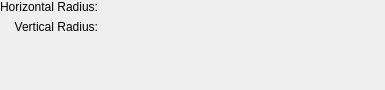
<?xml version="1.0" encoding="UTF-8"?>
<ui version="4.0">
 <class>WdgGaussianBlur</class>
 <widget class="QWidget" name="WdgGaussianBlur">
  <property name="geometry">
   <rect>
    <x>0</x>
    <y>0</y>
    <width>385</width>
    <height>90</height>
   </rect>
  </property>
  <layout class="QVBoxLayout" name="verticalLayout_3">
   <property name="margin">
    <number>0</number>
   </property>
   <item>
    <layout class="QGridLayout" name="gridLayout">
     <item row="0" column="1">
      <widget class="KisDoubleSliderSpinBox" name="horizontalRadius"/>
     </item>
     <item row="0" column="2" rowspan="2">
      <layout class="QVBoxLayout" name="verticalLayout_2" stretch="1,0,1">
       <property name="spacing">
        <number>0</number>
       </property>
       <item>
        <spacer name="verticalSpacer">
         <property name="orientation">
          <enum>Qt::Vertical</enum>
         </property>
         <property name="sizeHint" stdset="0">
          <size>
           <width>1</width>
           <height>1</height>
          </size>
         </property>
        </spacer>
       </item>
       <item>
        <widget class="KoAspectButton" name="aspectButton">
         <property name="minimumSize">
          <size>
           <width>2</width>
           <height>10</height>
          </size>
         </property>
        </widget>
       </item>
       <item>
        <spacer name="verticalSpacer_2">
         <property name="orientation">
          <enum>Qt::Vertical</enum>
         </property>
         <property name="sizeHint" stdset="0">
          <size>
           <width>1</width>
           <height>1</height>
          </size>
         </property>
        </spacer>
       </item>
      </layout>
     </item>
     <item row="1" column="0">
      <widget class="QLabel" name="label_2">
       <property name="text">
        <string>Vertical Radius:</string>
       </property>
       <property name="alignment">
        <set>Qt::AlignRight|Qt::AlignTrailing|Qt::AlignVCenter</set>
       </property>
      </widget>
     </item>
     <item row="0" column="0">
      <widget class="QLabel" name="label">
       <property name="text">
        <string>Horizontal Radius:</string>
       </property>
       <property name="alignment">
        <set>Qt::AlignRight|Qt::AlignTrailing|Qt::AlignVCenter</set>
       </property>
      </widget>
     </item>
     <item row="2" column="1">
      <spacer name="horizontalSpacer">
       <property name="orientation">
        <enum>Qt::Horizontal</enum>
       </property>
       <property name="sizeHint" stdset="0">
        <size>
         <width>40</width>
         <height>20</height>
        </size>
       </property>
      </spacer>
     </item>
     <item row="1" column="1">
      <widget class="KisDoubleSliderSpinBox" name="verticalRadius">
       <zorder>aspectButton</zorder>
      </widget>
     </item>
    </layout>
   </item>
   <item>
    <spacer name="verticalSpacer_3">
     <property name="orientation">
      <enum>Qt::Vertical</enum>
     </property>
     <property name="sizeHint" stdset="0">
      <size>
       <width>20</width>
       <height>1</height>
      </size>
     </property>
    </spacer>
   </item>
  </layout>
 </widget>
 <customwidgets>
  <customwidget>
   <class>KoAspectButton</class>
   <extends>QWidget</extends>
   <header>KoAspectButton.h</header>
   <container>1</container>
  </customwidget>
  <customwidget>
   <class>KisDoubleSliderSpinBox</class>
   <extends>QWidget</extends>
   <header>kis_slider_spin_box.h</header>
   <container>1</container>
  </customwidget>
 </customwidgets>
 <resources/>
 <connections/>
</ui>
